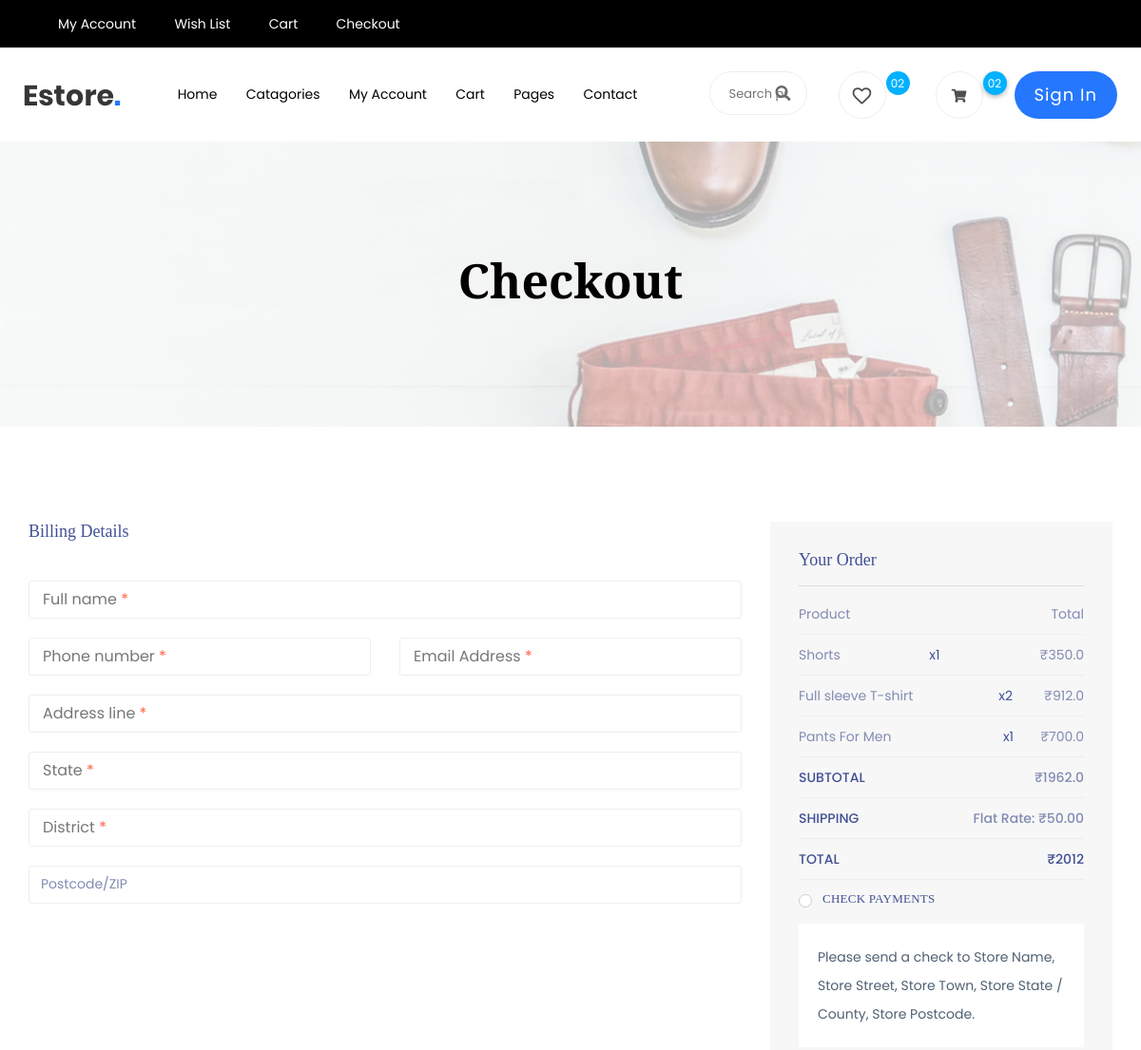
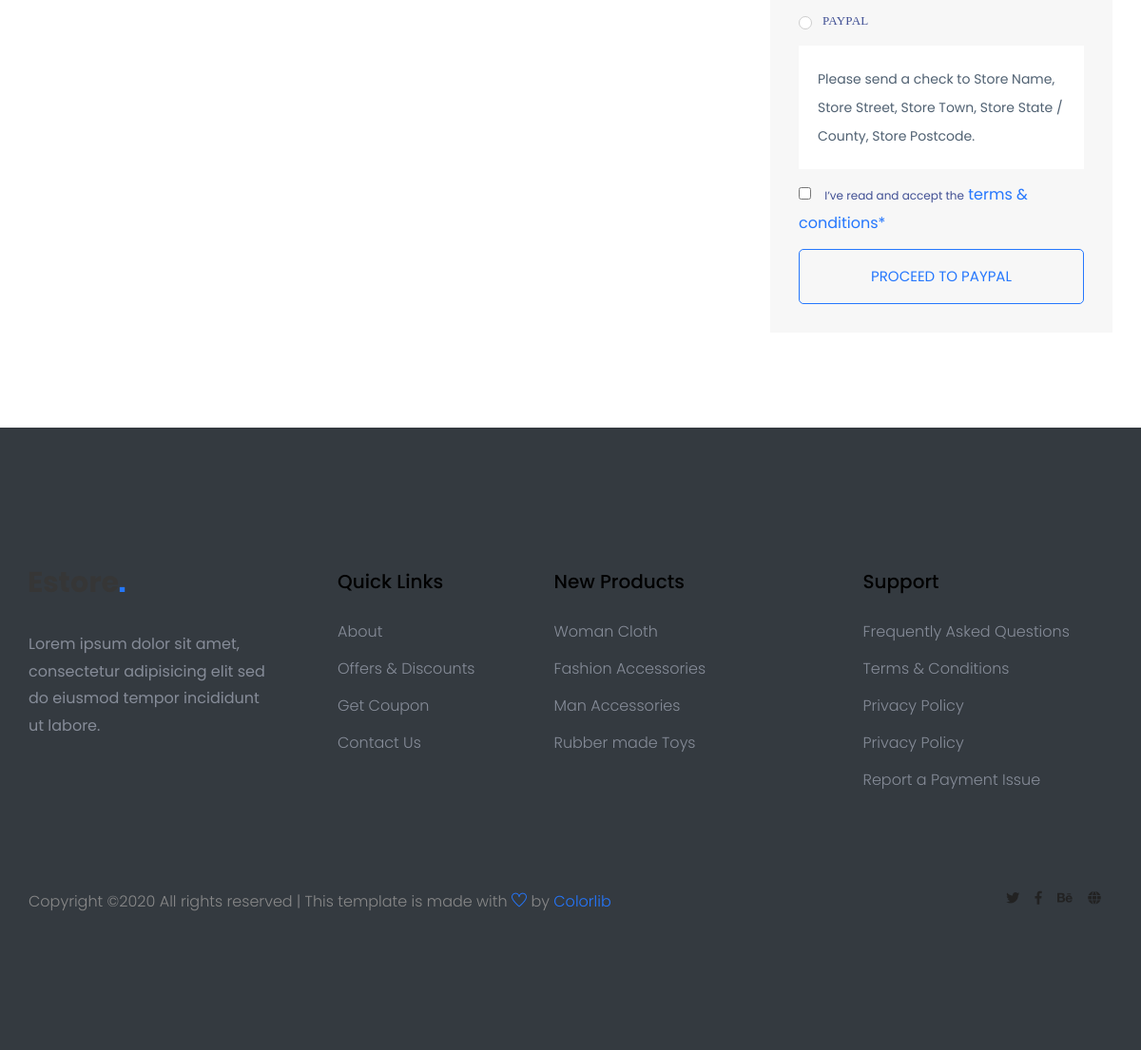
Screenshot of /checkout/ (signed in) with the database file from the repository (2 pictures, top to bottom).
### core/models.py (models this page shows, shortened)
class Cart(models.Model):
    product = models.ForeignKey(Products,on_delete=models.SET_NULL,null=True)
    order = models.ForeignKey(Order, on_delete=models.SET_NULL, null=True)
    quantity = models.IntegerField(default=0, null=True, blank=True)
    date_added = models.DateTimeField(auto_now_add=True)
    @property
    def get_total(self):
        total = self.quantity * self.product.price
        return total

class Products(models.Model):
    image = models.ImageField(upload_to='static/assets/img', blank=True, null= True)
    product_name= models.CharField(max_length=200)
    digital = models.BooleanField(default=False,null=True,blank=True)
    price = models.FloatField()

class Order(models.Model):
    customer = models.ForeignKey(Customer, on_delete=models.SET_NULL, null=True, blank=True)
    date_ordered = models.DateTimeField(auto_now_add=True)
    complete = models.BooleanField(default=False)
    transaction_id = models.CharField(max_length=100, null=True)
    @property
    def get_cart_total(self):
        orderitems = self.cart_set.all()
        total = sum([item.get_total for item in orderitems])
        return total
    @property
    def tot(self):
        orderitems = self.cart_set.all()
        total = sum([item.get_total for item in orderitems])
        t = int(total+50)
        return t

### core/views.py (the view)
# urls.py: path('checkout/',views.checkout,name='checkout'),
def checkout(request):
    if request.user.is_authenticated:
        customer = request.user.customer
        order, created = Order.objects.get_or_create(customer=customer, complete=False)
        items = order.cart_set.all()
    else:
        items = []
        order = {' get_cart_total': 0, 'get_cart_items': 0}
    context = {'items':items,'order':order}
    return render(request,'core/checkout.html',context)

### core/templates/core/checkout.html (shortened to what this page needs)
{% extends 'core/base.html' %}
{% load static %}
     {% block content %}
  <div class="slider-area ">
    <div class="single-slider slider-height2 d-flex align-items-center" data-background="{% static 'assets/img/hero/category.jpg' %}">
        <div class="container">
            <div class="row">
                <div class="col-xl-12">
                    <div class="hero-cap text-center">
                        <h2>Checkout</h2>
                    </div>
                </div>
            </div>
        </div>
    </div>
  </div>
  <section class="checkout_area section_padding">
    <div class="container">
      <div class="billing_details">
        <div class="row">
          <div class="col-lg-8">
            <h3>Billing Details</h3>
            <form class="row contact_form" action="#" method="post" novalidate="novalidate">
              <div class="col-md-12 form-group p_star">
                <input type="text" class="form-control" id="first" name="name" />
                <span class="placeholder" data-placeholder="Full name"></span>
              </div>
              <div class="col-md-6 form-group p_star">
                <input type="text" class="form-control" id="number" name="number" />
                <span class="placeholder" data-placeholder="Phone number"></span>
              </div>
              <div class="col-md-6 form-group p_star">
                <input type="text" class="form-control" id="email" name="compemailany" />
                <span class="placeholder" data-placeholder="Email Address"></span>
              </div>
              <div class="col-md-12 form-group p_star">
                <input type="text" class="form-control" id="add1" name="add1" />
                <span class="placeholder" data-placeholder="Address line "></span>
              </div>
              <div class="col-md-12 form-group p_star">
                <input type="text" class="form-control" id="city" name="city" />
                <span class="placeholder" data-placeholder="State"></span>
              </div>
              <div class="col-md-12 form-group p_star">
                <input type="text" class="form-control" id="district" name="district" />
                <span class="placeholder" data-placeholder="District"></span>
              </div>
              <div class="col-md-12 form-group">
                <input type="text" class="form-control" id="zip" name="zip" placeholder="Postcode/ZIP" />
              </div>
            </form>
          </div>
          <div class="col-lg-4">
            <div class="order_box">
              <h2>Your Order</h2>
              <ul class="list">
                <li>
                  <a href="#">Product
                    <span>Total</span>
                  </a>
                </li>
                {% for item in items %}
                <li>
                  <a href="#">{{item.product.product_name}}
                    <span class="middle ">x{{item.quantity}}</span>
                    <span class="last">₹{{ item.get_total}}</span>
                  </a>
                </li>
                {% endfor %}
              </ul>
              <ul class="list list_2">
                <li>
                  <a href="#">Subtotal
                    <span>₹{{ order.get_cart_total }}</span>
                  </a>
                </li>
                <li>
                  <a href="#">Shipping
                    <span>Flat rate: ₹50.00</span>
                  </a>
                </li>
                <li>
                  <a href="#">Total
                    <span>₹{{order.tot}}</span>
                  </a>
                </li>
              </ul>
              <div class="payment_item">
                <div class="radion_btn">
                  <label for="f-option5">Check payments</label>
                  <div class="check"></div>
                </div>
                <p>
                  Please send a check to Store Name, Store Street, Store Town,
                  Store State / County, Store Postcode.
                </p>
              </div>
              <div class="payment_item active">
                <div class="radion_btn">
                  <label for="f-option6">Paypal </label>
                  <div class="check"></div>
                </div>
                <p>
                  Please send a check to Store Name, Store Street, Store Town,
                  Store State / County, Store Postcode.
                </p>
              </div>
              <div class="creat_account">
                <input type="checkbox" id="f-option4" name="selector" />
                <label for="f-option4">I’ve read and accept the </label>
                <a href="#">terms & conditions*</a>
              </div>
              <a class="btn_3" href="#">Proceed to Paypal</a>
            </div>
          </div>
        </div>
      </div>
    </div>
  </section>
  {% endblock %}

### rows the page displays
Cart: product.product_name "Shorts", quantity "1", get_total "350.0"
Cart: product.product_name "Full sleeve T-shirt", quantity "2", get_total "912.0"
Cart: product.product_name "Pants For Men", quantity "1", get_total "700.0"
Order: get_cart_total "1962.0", tot "2012"
